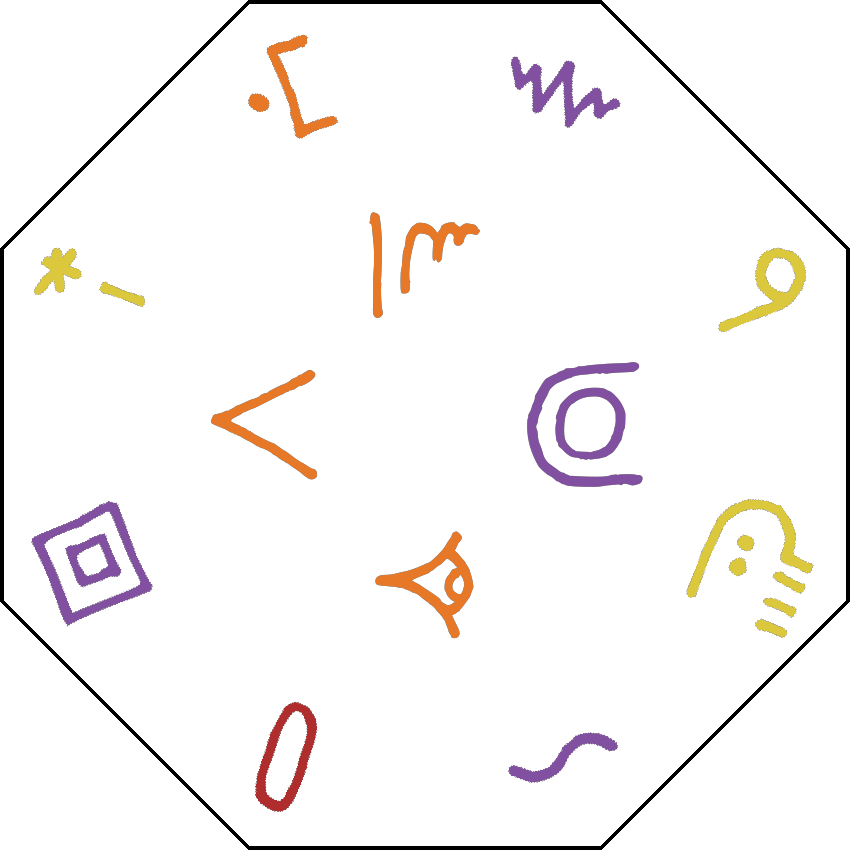
#> input picture pini/lipu-1.png, 850 x 850 px, given in place of temp_1.png, which was not available
$ python lawa.py
#> lines starting #> are read from the running program, lines starting #| are printed output that depends on the picture; pictures that were not available may be replaced by others from this repository, and a replacement may not be noted
### sitelen.py
import math
import os
from PIL import Image
import cairosvg
import random

# nanpa sitelen

kule= [
# (200, 50, 50), # loje
# (150, 40, 40), # loje pi pona nanpa wan
(175, 45, 45), # loje meso
(90, 100, 230), # laso telo
# (60, 150, 60), # laso kasi
# (180, 220, 160), # laso kasi pi pona nanpa wan
# (160, 200, 140), # laso kasi pi pona nanpa tu
(110, 175, 180), # laso kasi pi pona nanpa tu wan
(220, 200, 60), # jelo
(230, 120, 40), # jelo loje
(130, 80, 160), # loje laso
(0  , 0 ,   0) # pimeja
]

nimi = [
("tan", 0),
("pilin", 1),
("kasi", 2),
("taso", 3),
("tenpo", 4),
("toki", 5),
("jo", 6),
###
("loje", 0),
("laso", 1),
("alasa", 2),
("jelo", 3),
("oko", 4),
("kule", 5),
("pimeja", 6),
###
("lupa", 0),
("nena", 2),
("luka", 1),
("meso", 3),
("misikeke", 4),
("monsuta", 5),
("leko", 6),
###
("tu", 0),
("telo", 1),
("mi", 2),
("sina", 3),
("ona", 4),
("sama", 5),
("kon", 6),
###
("palisa", 0),
("nimi", 1),
("li", 2),
("lili", 3),
("suli", 4),
("pi", 5),
("walo", 6),
###
("ike", 0),
("pona", 1),
("la", 2),
("wawa", 3),
("wile", 4),
("kijetesantakalu", 5),
("kipisi", 6),
###
("open", 0),
("poki", 1),
("poka", 2),
("anpa", 3),
("sinpin", 4),
("monsi", 5),
("insa", 6),
###
("ala", 0),
("en", 1),
("lipu", 2),
("sitelen", 3),
("sona", 4),
("wan", 5),
("utala", 6),
###
("weka", 0),
("namako", 1),
("kama", 2),
("awen", 3),
("tawa", 4),
("majuna", 5),
("unpa", 6),
###
("a", 0),
("o", 1),
("n", 2),
("kin", 3),
("jan", 4),
("mani", 5),
("mije", 6),
###
("kepeken", 0),
("ilo", 1),
("moku", 2),
("uta", 3),
("pana", 4),
("kalama", 5),
("suwi", 6),
###
("pan", 0),
("mute", 1),
("tonsi", 2),
("suno", 3),
("sijelo", 4),
("selo", 5),
("supa", 6),
###
("ni", 0),
("nasin", 1),
("kala", 2),
("soweli", 3),
("akesi", 4),
("waso", 5),
("pipi", 6),
###
("mu", 2),
("musi", 1),
("seli", 0),
("seme", 3),
("sewi", 4),
("sike", 5),
("sin", 6),
###
("ale", 0),
("ante", 1),
("anu", 2),
("e", 3),
("esun", 4),
("ijo", 5),
("jaki", 6),
###

("tomo", 0),
("ken", 1),
("kili", 2),
("kiwen", 3),
("ko", 4),
("pini", 5),
("kulupu", 6),
###
("kute", 0),
("lawa", 1),
("lape", 5),
("len", 3),
("lete", 4),
("linja", 2),
("lanpan", 6),
###
("lon", 0),
("soko", 1),
("lukin", 2),
("ma", 3),
("mama", 4),
("meli", 5),
("pakala", 6),
###
("moli", 0),
("mun", 1),
("nanpa", 2),
("nasa", 3),
("noka", 4),
("olin", 5),
("pali", 6),
####
]

assert(len(nimi)==133)

random.seed(1495183)
random.shuffle(nimi)

# lipu sin
canvas_size = 850
radius = 400
center = canvas_size // 2

def o_sitelen_e_lipu(lipu, nanpa_lipu):
  assert(len(lipu)==12)
  # pali e lipu sin
  canvas = Image.new("RGB", (canvas_size, canvas_size), (255, 255, 255, 0))

  random.shuffle(lipu)

  from PIL import ImageDraw

  # draw the outer circle
  #draw = ImageDraw.Draw(canvas)
  #outer_radius = radius + 60

  # draw the outer octagon
  draw = ImageDraw.Draw(canvas)
  outer_radius = radius + 60
  octagon = []

  for i in range(8):
      angle = math.tau * i / 8 + math.pi/8 # rotate so a vertex is on top
      x = center + outer_radius * math.cos(angle)
      y = center + outer_radius * math.sin(angle)
      octagon.append((x, y))

  draw.polygon(octagon, outline=(0, 0, 0), width=4)

  bbox = [
      center - outer_radius,
      center - outer_radius,
      center + outer_radius,
      center + outer_radius
  ]
  #draw.ellipse(bbox, outline=(0, 0, 0), width=4)  # black circle, 4 px wide

  def sitelen_sike(radius, lipu, ante=0):
    # lukin e sitelen SVG mute
    for i in range(len(lipu)):
        angle = ante + 2 * math.pi * i / len(lipu)
        x = center + radius * math.cos(angle)
        y = center + radius * math.sin(angle)

        # Convert SVG to PNG (temporal)
        svg_path = f"sitelen/{nimi[lipu[i]][0]}.svg"
        png_path = f"temp_{i+1}.png"
        cairosvg.svg2png(url=svg_path, write_to=png_path, output_width=150, output_height=150)

        # Open PNG and rotate
        img = Image.open(png_path).convert("RGBA")
        bbox = img.getbbox()
        img = img.crop(bbox)

        # Apply color tint
        #tint = Image.new("RGBA", img.size, kule[int(nimi[lipu[i]][1])] + (0,))
        #tint = Image.new("RGBA", img.size, (200, 50,50)+ (0,))
        #img = Image.composite(tint, img, img.split()[3])
        # Convert to grayscale alpha mask
        mask = img.split()[3]  # alpha channel as mask
        color = Image.new("RGBA", img.size, kule[nimi[lipu[i]][1]] + (255,))
        img = Image.new("RGBA", img.size, (0, 0, 0, 0))
        img.paste(color, mask=mask)


        # Rotate so bottom points outward
        degrees = math.degrees(angle) - 90  # +90 so "bottom" points outward
        img = img.rotate(-degrees, expand=True)

        # paste center of image at (x, y)
        canvas.paste(img, (int(x - img.width / 2), int(y - img.height / 2)), img)

        os.remove(png_path)  # clean temp file

  sitelen_sike(360, lipu[:8], ante= math.tau/16)
  sitelen_sike(160, lipu[8:])

  # save result
  canvas.save(f"pini/lipu-{nanpa_lipu}.png")

### lawa.py

nanpa_sitelen=133
k = 12
# sitelen 0... (k-1)*(k-1)-1 li lon leko
# sitelen (k-1)*(k-1)... (k-1)*(k-1)+(k-1)-1 li lon ma suli
  # sitelen (k-1)*(k-1)+j li tawa linja pi ante j
# sitelen (k-1)*(k-1)+k-1 li tawa linja supa

assert(k*(k-1)+1 == nanpa_sitelen)

lipu= []

# nanpa wan la, linja supa
for i in range(k-1):
  lipu.append([(k-1)*(k-1)+k-1]+[i*(k-1)+l for l in range(k-1)])

# nanpa tu la, linja pi supa ala
for j in range(k-1):
  for i in range(k-1):
    lipu.append([(k-1)*(k-1)+j]+[(l*(k-1))+(i+j*l)%(k-1) for l in range(k-1)])

lipu.append([(k-1)*(k-1)+l for l in range(k)])

assert(all(len(l)==k for l in lipu))

for i1 in range(len(lipu)):
  for i2 in range(i1+1, len(lipu)):
    l1= lipu[i1]; l2= lipu[i2]

    if len(set(l1).intersection(set(l2)))!=1:
      print(l1,l2)
      print(set(l1).intersection(set(l2)))
      assert(False)

ale= set()
for l in lipu:
  ale= ale.union(set(l))
assert(len(ale)== nanpa_sitelen)

import sitelen

for i in range(nanpa_sitelen):
  sitelen.o_sitelen_e_lipu(lipu[i], i)
#> in o_sitelen_e_lipu, `canvas = Image.new("RGB", (canvas_size, canvas_size), (255, 255, 255, ..`: canvas: PIL image 850x850 RGB; every value is 255
#> in sitelen_sike, `bbox = img.getbbox()`: bbox = (0, 0, 850, 850)
#> in sitelen_sike, `mask = img.split()[3]`: mask: PIL image 850x850 L; every value is 255
#> in sitelen_sike, `color = Image.new("RGBA", img.size, kule[nimi[lipu[i]][1]] + (255,))`:
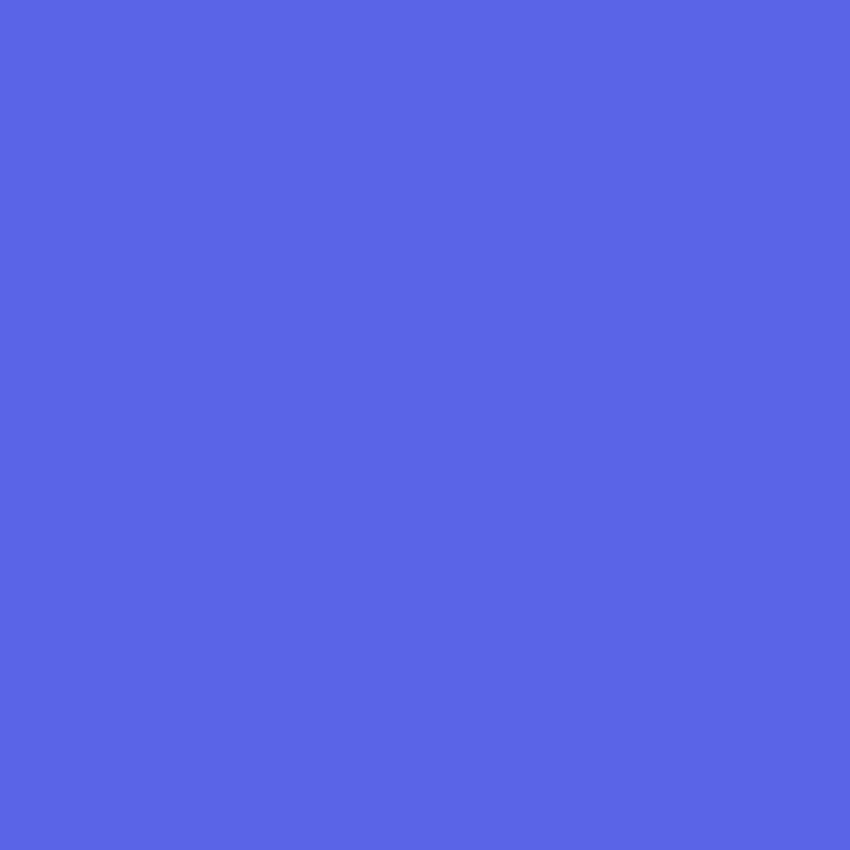
#> color: PIL image 850x850 RGBA; mean R, G, B, A 90, 100, 230, 255
#> in sitelen_sike, `img = Image.new("RGBA", img.size, (0, 0, 0, 0))`: img: PIL image 850x850 RGBA; every value is 0
#> in sitelen_sike, `img = img.rotate(-degrees, expand=True)`:
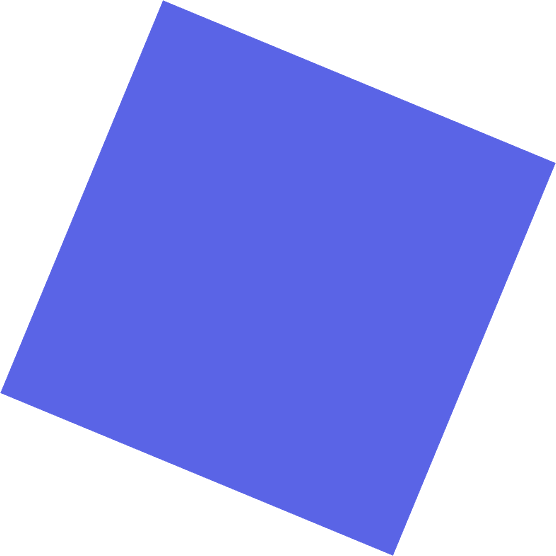
#> img: PIL image 1112x1112 RGBA (shown at 1/2 size); mean R, G, B, A 52.6, 58.4, 134.4, 149; transparent parts drawn white
#> in sitelen_sike, `canvas.paste(img, (int(x - img.width / 2), int(y - img.height / 2)), i..`:
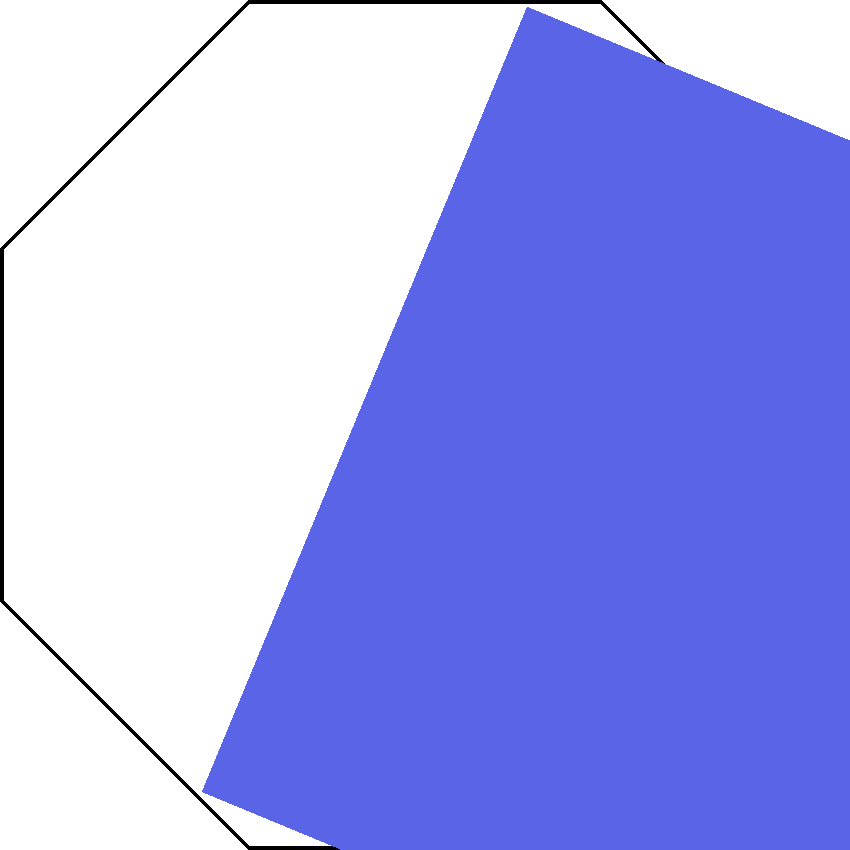
#> canvas: PIL image 850x850 RGB; mean R, G, B 163.1, 168.5, 239.3
#> (the run stopped early here; a loop or call above may not have finished)

$ run again, on pini/lipu-102.png
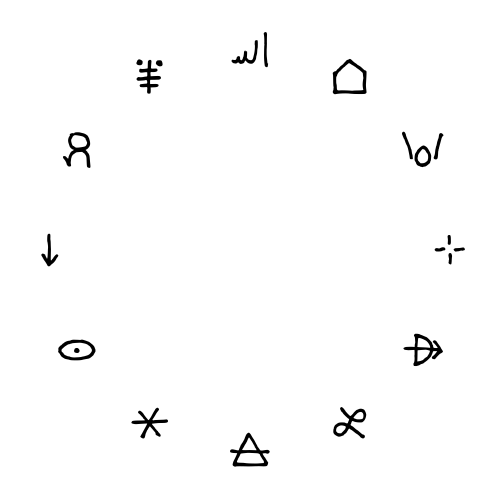
#> input picture pini/lipu-102.png, 1000 x 1000 px, given in place of temp_1.png, which was not available (shown at 1/2 size)
#> bbox = (0, 0, 1000, 1000)
#> mask: PIL image 1000x1000 L; every value is 255
#> in sitelen_sike, `img = img.rotate(-degrees, expand=True)`:
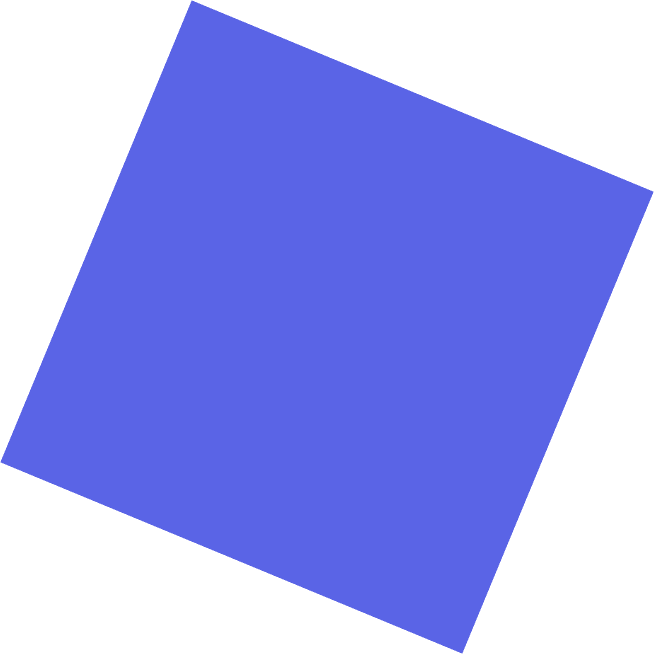
#> img: PIL image 1308x1308 RGBA (shown at 1/2 size); mean R, G, B, A 52.6, 58.5, 134.4, 149; transparent parts drawn white
#> in sitelen_sike, `canvas.paste(img, (int(x - img.width / 2), int(y - img.height / 2)), i..`:
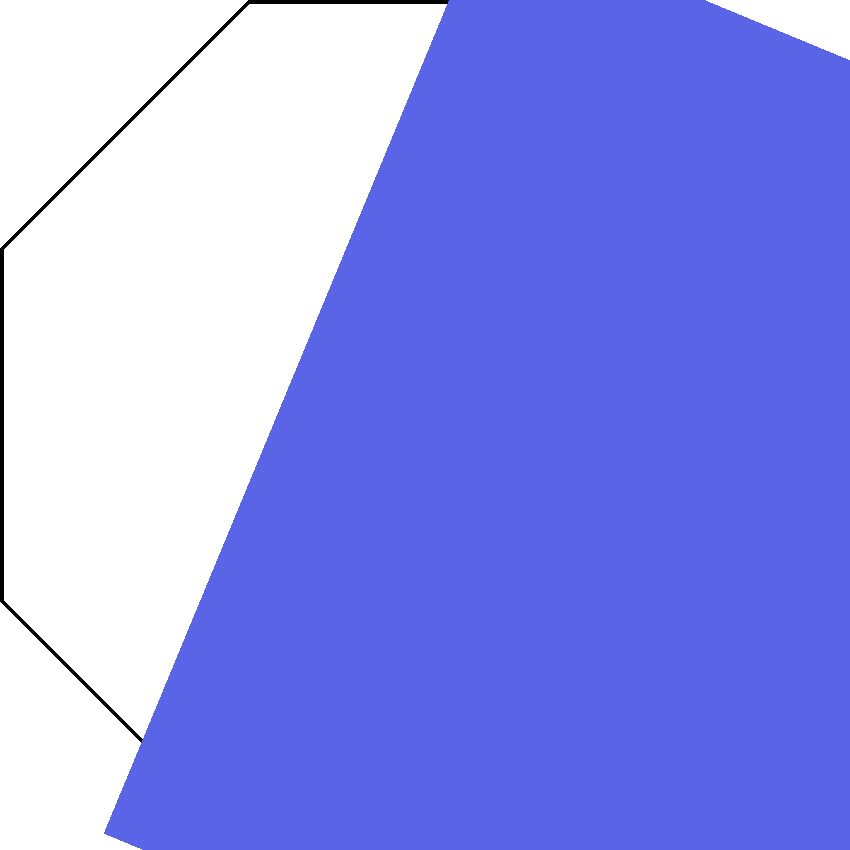
#> canvas: PIL image 850x850 RGB; mean R, G, B 142.6, 149.3, 236.7

$ run again, on pini/lipu-103.png
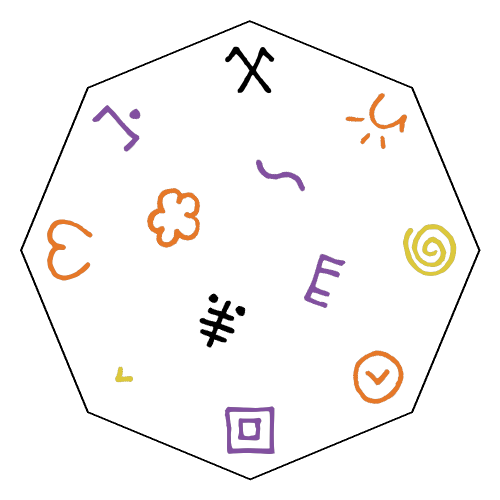
#> input picture pini/lipu-103.png, 1000 x 1000 px, given in place of temp_1.png, which was not available (shown at 1/2 size)
#> bbox = (0, 0, 1000, 1000)
#> mask: PIL image 1000x1000 L; every value is 255
#> in sitelen_sike, `img = img.rotate(-degrees, expand=True)`:
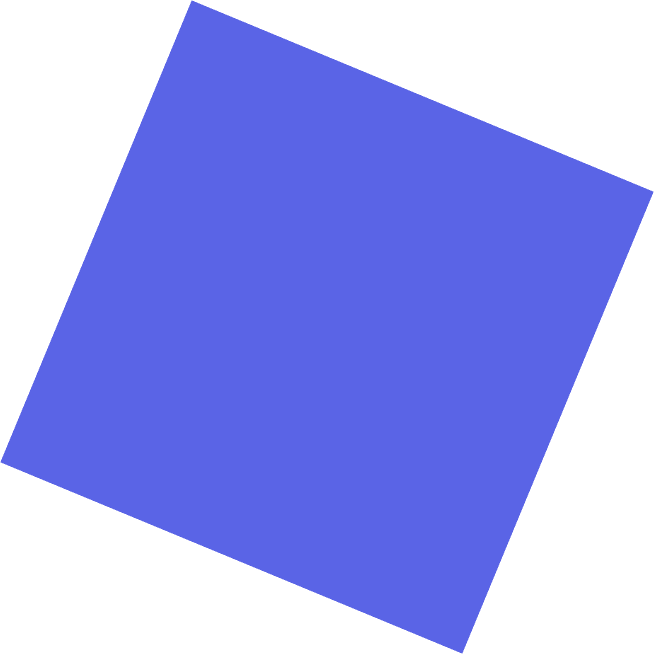
#> img: PIL image 1308x1308 RGBA (shown at 1/2 size); mean R, G, B, A 52.6, 58.5, 134.4, 149; transparent parts drawn white
#> in sitelen_sike, `canvas.paste(img, (int(x - img.width / 2), int(y - img.height / 2)), i..`:
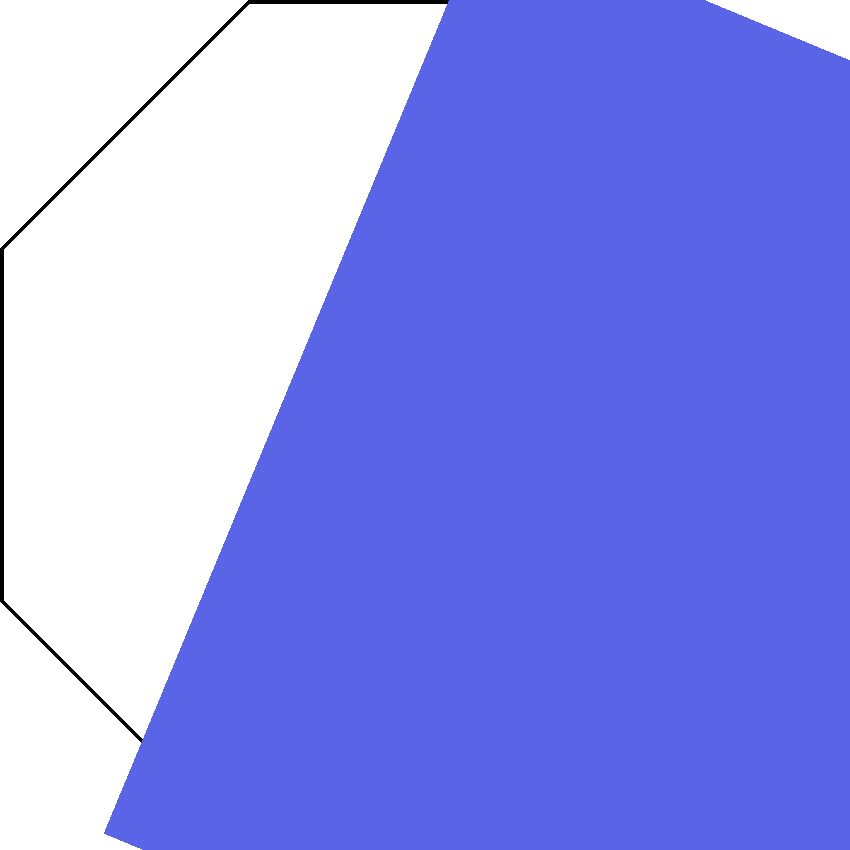
#> canvas: PIL image 850x850 RGB; mean R, G, B 142.6, 149.3, 236.7
